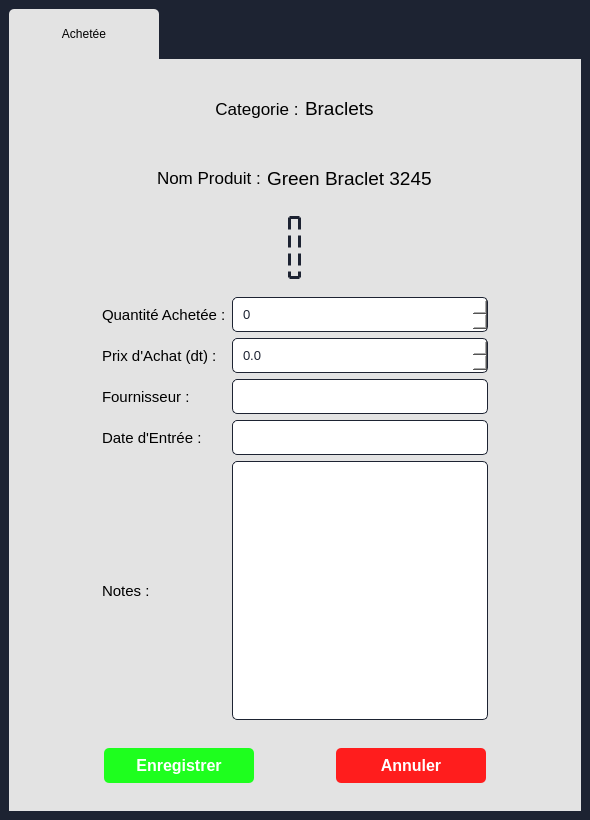
<?xml version="1.0" encoding="UTF-8"?>
<ui version="4.0">
 <class>Dialog</class>
 <widget class="QDialog" name="Dialog">
  <property name="geometry">
   <rect>
    <x>0</x>
    <y>0</y>
    <width>590</width>
    <height>820</height>
   </rect>
  </property>
  <property name="minimumSize">
   <size>
    <width>590</width>
    <height>820</height>
   </size>
  </property>
  <property name="maximumSize">
   <size>
    <width>590</width>
    <height>820</height>
   </size>
  </property>
  <property name="windowTitle">
   <string>Dialog</string>
  </property>
  <property name="styleSheet">
   <string notr="true"/>
  </property>
  <property name="sizeGripEnabled">
   <bool>false</bool>
  </property>
  <property name="modal">
   <bool>false</bool>
  </property>
  <layout class="QHBoxLayout" name="horizontalLayout">
   <property name="leftMargin">
    <number>0</number>
   </property>
   <property name="topMargin">
    <number>0</number>
   </property>
   <property name="rightMargin">
    <number>0</number>
   </property>
   <property name="bottomMargin">
    <number>0</number>
   </property>
   <item>
    <widget class="QWidget" name="widget" native="true">
     <property name="styleSheet">
      <string notr="true">*{
border : none;
}

#widget{
background-color: rgb(29, 35, 50)
}

QTabBar::tab {
background-color: rgb(227, 227, 227);
width: 150px;
height: 50px;
border-top-left-radius: 5px;
border-top-right-radius: 5px; 
font: 63 18pt &quot;Bahnschrift SemiBold Condensed&quot;;
margin-right: 5px
}

#tab{
background-color: rgb(227, 227, 227)
}

QPushButton, QLineEdit, QSpinBox, QDoubleSpinBox, QPlainTextEdit{
padding: 8px;
background-color: white;
color: rgb(29, 35, 50);
border-radius: 5px;
}

QLineEdit, QSpinBox, QDoubleSpinBox, QPlainTextEdit{
border: 1px solid rgb(29, 35, 50);
}

QPushButton{
color: white
}

#enregistrerButton{
background-color: rgb(30, 255, 30);

}

#annulerButton{
background-color : rgb(255, 29, 29)
}

#imageLabel{
border: 3px dashed rgb(29, 35, 50);
}


</string>
     </property>
     <layout class="QVBoxLayout" name="verticalLayout_2">
      <item>
       <widget class="QTabWidget" name="tabWidget">
        <property name="currentIndex">
         <number>0</number>
        </property>
        <widget class="QWidget" name="tab">
         <attribute name="title">
          <string>Achetée</string>
         </attribute>
         <layout class="QVBoxLayout" name="verticalLayout" stretch="3,6,1">
          <property name="spacing">
           <number>0</number>
          </property>
          <item>
           <widget class="QWidget" name="widget_3" native="true">
            <property name="layoutDirection">
             <enum>Qt::LeftToRight</enum>
            </property>
            <layout class="QVBoxLayout" name="verticalLayout_3">
             <item alignment="Qt::AlignHCenter">
              <widget class="QWidget" name="widget_8" native="true">
               <layout class="QHBoxLayout" name="horizontalLayout_4">
                <item>
                 <widget class="QLabel" name="label_14">
                  <property name="font">
                   <font>
                    <pointsize>13</pointsize>
                   </font>
                  </property>
                  <property name="text">
                   <string>Categorie :</string>
                  </property>
                  <property name="alignment">
                   <set>Qt::AlignCenter</set>
                  </property>
                 </widget>
                </item>
                <item>
                 <widget class="QLabel" name="categorieLabel">
                  <property name="font">
                   <font>
                    <pointsize>14</pointsize>
                   </font>
                  </property>
                  <property name="text">
                   <string>Braclets</string>
                  </property>
                 </widget>
                </item>
               </layout>
              </widget>
             </item>
             <item alignment="Qt::AlignHCenter">
              <widget class="QWidget" name="widget_7" native="true">
               <layout class="QHBoxLayout" name="horizontalLayout_3">
                <item>
                 <widget class="QLabel" name="label_12">
                  <property name="font">
                   <font>
                    <pointsize>13</pointsize>
                   </font>
                  </property>
                  <property name="text">
                   <string>Nom Produit :</string>
                  </property>
                 </widget>
                </item>
                <item>
                 <widget class="QLabel" name="nomProduitLabel">
                  <property name="font">
                   <font>
                    <pointsize>14</pointsize>
                   </font>
                  </property>
                  <property name="text">
                   <string>Green Braclet 3245</string>
                  </property>
                 </widget>
                </item>
               </layout>
              </widget>
             </item>
             <item alignment="Qt::AlignHCenter">
              <widget class="QLabel" name="imageLabel">
               <property name="maximumSize">
                <size>
                 <width>200</width>
                 <height>200</height>
                </size>
               </property>
               <property name="text">
                <string/>
               </property>
               <property name="scaledContents">
                <bool>true</bool>
               </property>
               <property name="alignment">
                <set>Qt::AlignCenter</set>
               </property>
              </widget>
             </item>
            </layout>
           </widget>
          </item>
          <item>
           <widget class="QWidget" name="widget_4" native="true">
            <layout class="QVBoxLayout" name="verticalLayout_4">
             <property name="topMargin">
              <number>0</number>
             </property>
             <property name="bottomMargin">
              <number>0</number>
             </property>
             <item alignment="Qt::AlignHCenter">
              <widget class="QWidget" name="widget_2" native="true">
               <property name="minimumSize">
                <size>
                 <width>400</width>
                 <height>0</height>
                </size>
               </property>
               <layout class="QGridLayout" name="gridLayout_2">
                <item row="1" column="0">
                 <widget class="QLabel" name="label_8">
                  <property name="font">
                   <font>
                    <pointsize>11</pointsize>
                   </font>
                  </property>
                  <property name="text">
                   <string>Prix d'Achat (dt) :</string>
                  </property>
                 </widget>
                </item>
                <item row="3" column="0">
                 <widget class="QLabel" name="label_10">
                  <property name="font">
                   <font>
                    <pointsize>11</pointsize>
                   </font>
                  </property>
                  <property name="text">
                   <string>Date d'Entrée :</string>
                  </property>
                 </widget>
                </item>
                <item row="2" column="0">
                 <widget class="QLabel" name="label_9">
                  <property name="font">
                   <font>
                    <pointsize>11</pointsize>
                   </font>
                  </property>
                  <property name="text">
                   <string>Fournisseur :</string>
                  </property>
                 </widget>
                </item>
                <item row="2" column="1">
                 <widget class="QLineEdit" name="fournisseurlineEdit">
                  <property name="font">
                   <font>
                    <pointsize>10</pointsize>
                   </font>
                  </property>
                 </widget>
                </item>
                <item row="4" column="0">
                 <widget class="QLabel" name="label_11">
                  <property name="font">
                   <font>
                    <pointsize>11</pointsize>
                   </font>
                  </property>
                  <property name="text">
                   <string>Notes :</string>
                  </property>
                 </widget>
                </item>
                <item row="3" column="1">
                 <widget class="QLineEdit" name="dateEntreeLineEdit">
                  <property name="font">
                   <font>
                    <pointsize>10</pointsize>
                   </font>
                  </property>
                  <property name="readOnly">
                   <bool>false</bool>
                  </property>
                 </widget>
                </item>
                <item row="0" column="0">
                 <widget class="QLabel" name="label_7">
                  <property name="font">
                   <font>
                    <pointsize>11</pointsize>
                   </font>
                  </property>
                  <property name="text">
                   <string>Quantité Achetée :</string>
                  </property>
                 </widget>
                </item>
                <item row="0" column="1">
                 <widget class="QSpinBox" name="quantiteAchatSpinBox">
                  <property name="font">
                   <font>
                    <pointsize>10</pointsize>
                   </font>
                  </property>
                  <property name="maximum">
                   <number>999999</number>
                  </property>
                 </widget>
                </item>
                <item row="1" column="1">
                 <widget class="QDoubleSpinBox" name="prixAchatDoubleSpinBox">
                  <property name="font">
                   <font>
                    <pointsize>10</pointsize>
                   </font>
                  </property>
                  <property name="decimals">
                   <number>1</number>
                  </property>
                  <property name="maximum">
                   <double>999999.000000000000000</double>
                  </property>
                 </widget>
                </item>
                <item row="4" column="1">
                 <widget class="QPlainTextEdit" name="plainTextEdit">
                  <property name="font">
                   <font>
                    <pointsize>10</pointsize>
                   </font>
                  </property>
                 </widget>
                </item>
               </layout>
              </widget>
             </item>
            </layout>
           </widget>
          </item>
          <item>
           <widget class="QWidget" name="widget_5" native="true">
            <layout class="QHBoxLayout" name="horizontalLayout_2">
             <item>
              <spacer name="horizontalSpacer">
               <property name="orientation">
                <enum>Qt::Horizontal</enum>
               </property>
               <property name="sizeHint" stdset="0">
                <size>
                 <width>40</width>
                 <height>20</height>
                </size>
               </property>
              </spacer>
             </item>
             <item>
              <widget class="QPushButton" name="enregistrerButton">
               <property name="minimumSize">
                <size>
                 <width>150</width>
                 <height>0</height>
                </size>
               </property>
               <property name="font">
                <font>
                 <pointsize>12</pointsize>
                 <weight>75</weight>
                 <bold>true</bold>
                </font>
               </property>
               <property name="text">
                <string>Enregistrer</string>
               </property>
              </widget>
             </item>
             <item>
              <spacer name="horizontalSpacer_3">
               <property name="orientation">
                <enum>Qt::Horizontal</enum>
               </property>
               <property name="sizeHint" stdset="0">
                <size>
                 <width>40</width>
                 <height>20</height>
                </size>
               </property>
              </spacer>
             </item>
             <item>
              <widget class="QPushButton" name="annulerButton">
               <property name="minimumSize">
                <size>
                 <width>150</width>
                 <height>0</height>
                </size>
               </property>
               <property name="font">
                <font>
                 <pointsize>12</pointsize>
                 <weight>75</weight>
                 <bold>true</bold>
                </font>
               </property>
               <property name="text">
                <string>Annuler</string>
               </property>
              </widget>
             </item>
             <item>
              <spacer name="horizontalSpacer_2">
               <property name="orientation">
                <enum>Qt::Horizontal</enum>
               </property>
               <property name="sizeHint" stdset="0">
                <size>
                 <width>40</width>
                 <height>20</height>
                </size>
               </property>
              </spacer>
             </item>
            </layout>
           </widget>
          </item>
         </layout>
        </widget>
       </widget>
      </item>
     </layout>
    </widget>
   </item>
  </layout>
 </widget>
 <resources>
  <include location="../interface_images.qrc"/>
 </resources>
 <connections/>
</ui>
